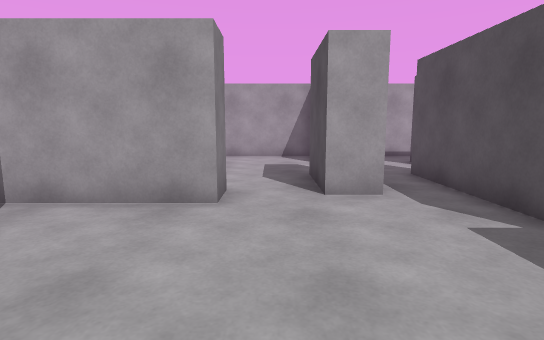
[1] (above)

16 first-person views from a walk through a scene from a Unity 3-D project. The camera is 1.2 m above the floor, tilts 8° down and sees 80° across. The floor is counted in squares, 1 m on a side. Each view is taken from the middle of a square. On the plan, view 1 faces up. The plan holds only what a view shows up to about 14 squares ahead; the rest is blank. The player is left out.

[2]
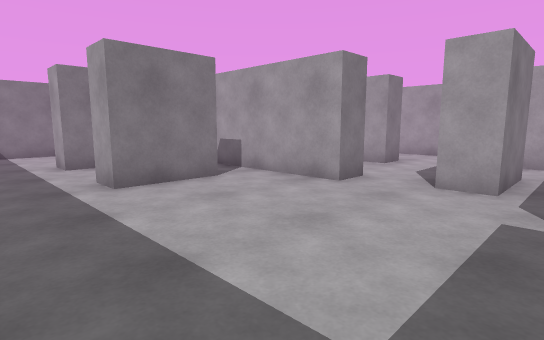

[3]
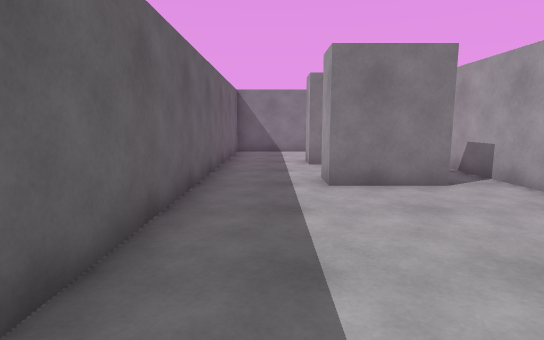

[4]
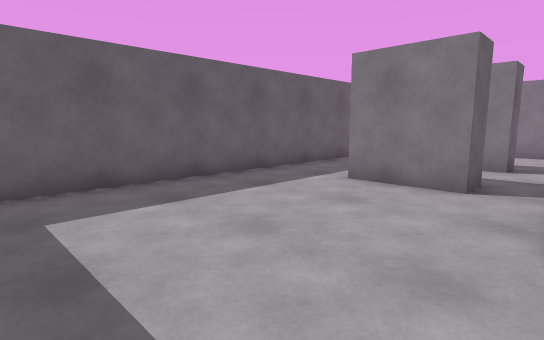

[5]
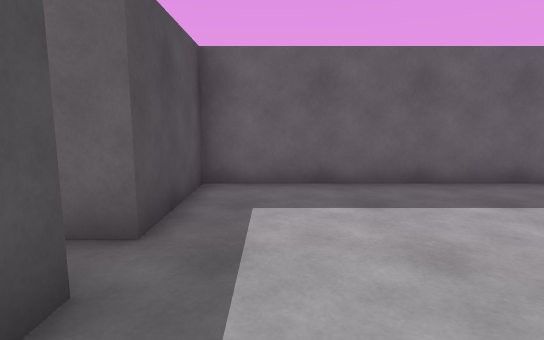

[6]
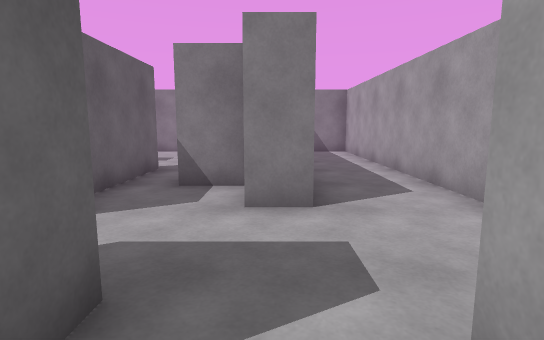

[7]
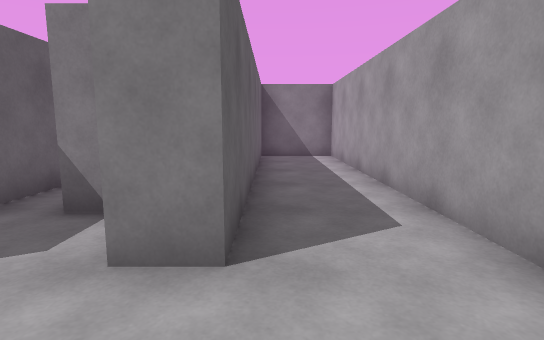

[8]
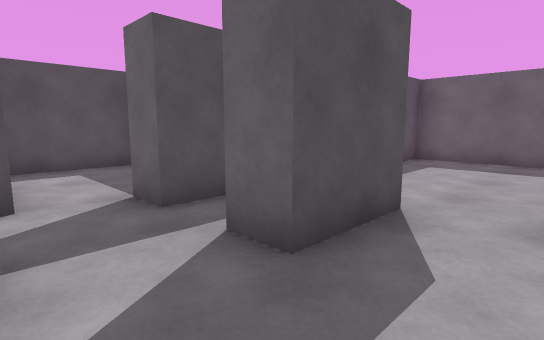

[9]
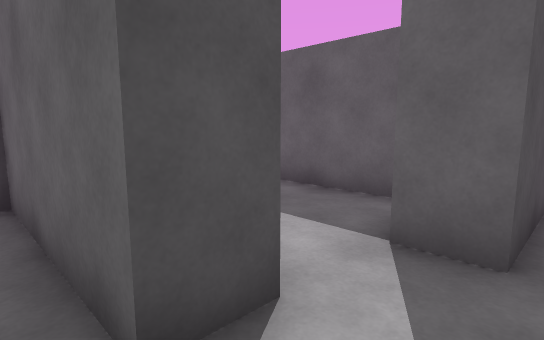

[10]
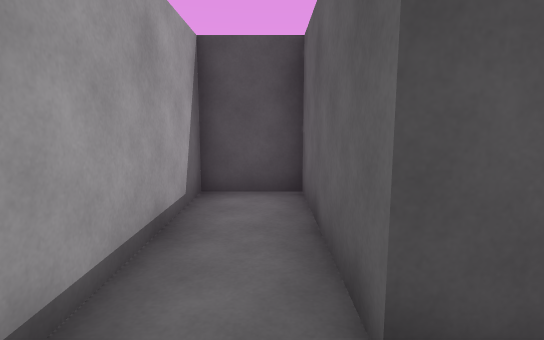

[11]
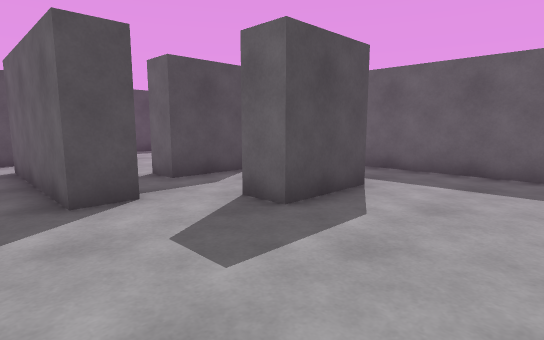

[12]
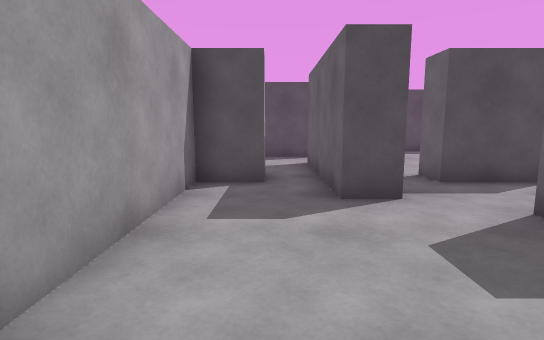

[13]
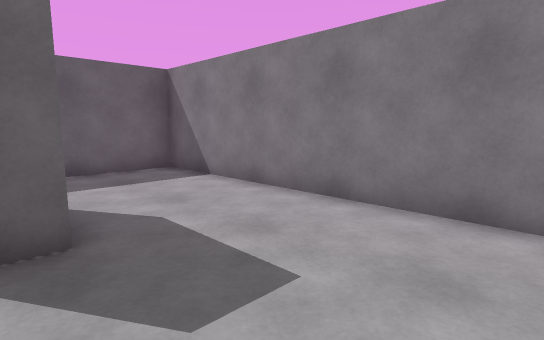

[14]
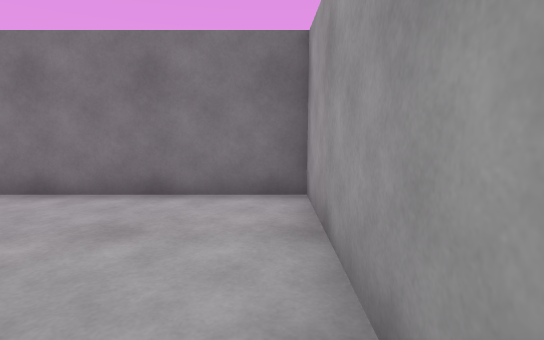

[15]
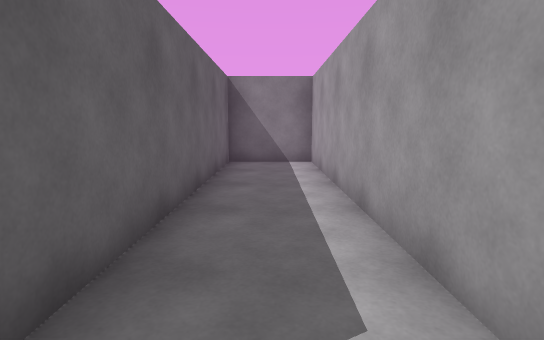

[16]
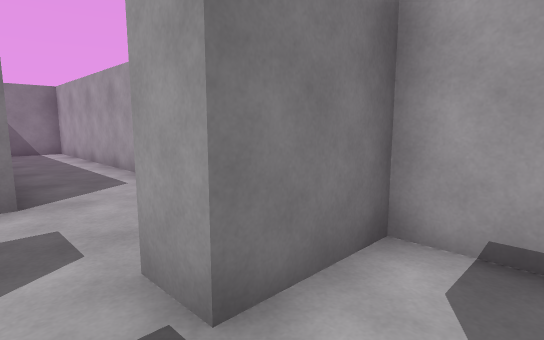

### Floor plan
Points are (right, up) in squares from view 1. A wall is a line through its corners. A room is listed if a view was taken in it or the views show most of it. See-through windows are left out.
Room 1 (views 1, 2, 3, 4, 5)
walls: (3.4, 2.9) (3.4, 5.6); (1.9, 5.5) (0.9, 5.5); (-0.8, 5.9) (-0.8, 4.9) (-2.5, 4.9); (-3.3, 3.5) (-3.3, 1.1); (-2.6, -1.5) (3.4, -1.5) (3.4, 1.7)
ways out: opening at (0, 6) to room 2; opening at (3, 6.5) to room 2; opening at (-3.5, -0.5) to room 4; opening at (-3.5, 4) to room 4
Room 2 (views 6, 7, 8, 9, 10, 15, 16)
walls: (-3.3, 8.5) (-3.3, 7.2) (-4.3, 7.2); (0.9, 5.5) (0.9, 7.8) (1.9, 7.8) (1.9, 5.5); (1.5, 12.3) (-11.5, 12.3) (-11.5, 9.6) (-1.6, 9.6) (-1.6, 8.6) (-2.4, 8.6); (4.5, 9.4) (4.5, 10.4) (8.8, 10.4) (8.8, 12.3) (2.5, 12.3) (2.5, 10) (1.4, 10); (3.4, 5.6) (3.4, 7.8) (4.5, 7.8); (-4, 5.9) (-0.8, 5.9); (5.2, 5.9) (7.9, 5.9); (8.8, 6.1) (8.8, 9.1)
ways out: opening at (0, 6) to room 1; opening at (3, 6.5) to room 1; gap at (-4, 7) to room 3
Room 3 (views 11, 12, 13, 14)
walls: (-5.8, 4.9) (-5.8, 5.9) (-4, 5.9); (-6.8, 1.1) (-7.8, 1.1) (-7.8, 3.5) (-6.8, 3.5); (-4.3, 7.2) (-4.3, 8.6) (-11.5, 8.6) (-11.5, -1.5) (-6.5, -1.5)
ways out: gap at (-4, 7) to room 2; opening at (-7.5, -0.5) to room 4; opening at (-7, 4) to room 4
Room 4 (no view inside)
walls: (-3.3, 1.1) (-4.3, 1.1) (-4.3, 3.5) (-3.3, 3.5); (-6.5, -1.5) (-2.6, -1.5); (-6.8, 3.5) (-6.8, 1.1); (-2.5, 4.9) (-5.8, 4.9)
ways out: opening at (-3.5, -0.5) to room 1; opening at (-3.5, 4) to room 1; opening at (-7.5, -0.5) to room 3; opening at (-7, 4) to room 3

Positions as (right, up) in squares from view 1, and headings:
1: (0, 0), facing up
2: (3, -1), facing up-left
3: (3, 0), facing left
4: (3, 5), facing down-left
5: (2, 5), facing down
6: (3, 9), facing left
7: (1, 10), facing left
8: (-1, 10), facing down-right
9: (3, 11), facing down-right
10: (3, 11), facing right
11: (-11, 7), facing down-right
12: (-11, 7), facing right
13: (-7, 7), facing down-left
14: (-6, 8), facing left
15: (-1, 11), facing left
16: (4, 9), facing up-left
